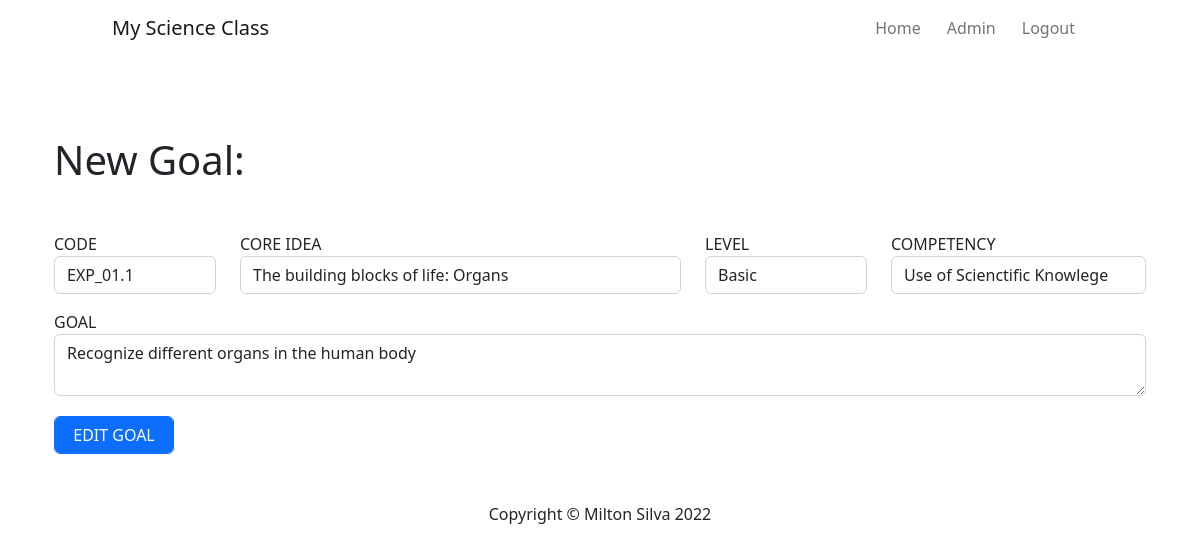
/edit-goal/EXP_01.1 (signed in), run on the app's committed database.
### databases.py (models this page shows)
class Goal(db.Model):
    __tablename__ = "goals"
    code = db.Column(db.String(15), primary_key=True)
    goal_description = db.Column(db.String(1000), nullable=False)
    level = db.Column(db.String(250), nullable=False)
    competency = db.Column(db.String(250), nullable=False)
    topic = db.Column(db.String(250), nullable=False)
    activity = relationship("Activity", back_populates="goal")

### main.py (the view, shortened to what this page needs)
@app.route("/edit-goal/<goal_code>", methods=["GET", "POST"])
@login_required
@admin_only
def edit_goal(goal_code):
    goal = Goal.query.get(goal_code)
    edit_form = GoalForm(
        code = goal.code,
        goal_description = goal.goal_description,
        level = goal.level,
        competency = goal.competency,
        topic = goal.topic
    )
    return render_template("goals.html", form=edit_form, current_user=current_user, is_editing=True)

### forms.py
class GoalForm(FlaskForm):
    code = StringField("CODE", validators=[DataRequired()])
    goal_description = TextAreaField("GOAL", validators=[DataRequired()])
    level = SelectField("LEVEL", choices=["Low", "Basic", "High", "Outstanding"], validators=[DataRequired()])
    competency = SelectField("COMPETENCY", choices=["Use of Scienctific Knowlege", "Inquiry", "Phenomena Explanation"])
    topic = StringField("CORE IDEA", validators=[DataRequired()])
    submit = SubmitField("ADD GOAL")
    edit = SubmitField("EDIT GOAL")

### main.py (called while the page is built)
@login_manager.user_loader
def load_user(user_id):
    return User.query.get(int(user_id))

def admin_only(f):
    @wraps(f)
    def decorated_function(*args, **kwargs):
        if current_user.group != "ADMIN":
            return abort(403)
        return f(*args, **kwargs)
    return decorated_function

### templates/goals.html (shortened to what this page needs)
{% extends 'base.html' %}
{% import "bootstrap/wtf.html" as wtf %}
{% block page_content %}
  <div class="container rubric-cont">
    <h1 class="my-5">New Goal: </h1>
    <form action="" method="POST" role="form" class="form">
        <div class="row">
            <div class="form-group col-md-2">
                {{ wtf.form_field(form.code, class="form-control") }}
            </div>
            <div class="form-group col-md-5">
              {{ wtf.form_field(form.topic, class="form-control") }}
            </div>
            <div class="form-group col-md-2">
                {{ wtf.form_field(form.level, class="form-control") }}
            </div>
            <div class="form-group col-md-3">
                {{ wtf.form_field(form.competency, class="form-control") }}
            </div>
        </div>
        <div class="form-group mt-3">
            {{ wtf.form_field(form.goal_description, class="form-control") }}
        </div>
        <div class="form-group">
            {% if is_editing: %}
            {{ wtf.form_field(form.edit, class="form-control btn btn-primary") }}
            {% else: %}
            {{ wtf.form_field(form.submit, class="form-control btn btn-primary") }}
            {% endif %}
        </div>
    </form>
  </div>
{% include "footer.html" %}
{% endblock %}

### static/css/style.css (style rules this page uses)
.rubric-cont { margin: 5rem auto auto auto; }
#edit { margin-top: 20px; width: 120px; }

### data on the page
Goal: code "EXP_01.1", topic "The building blocks of life: Organs", level "Basic", competency "Use of Scienctific Knowlege", goal_description "Recognize different organs in the human body"
